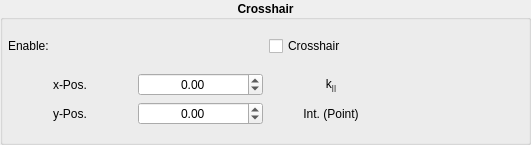
<?xml version="1.0" encoding="UTF-8"?>
<ui version="4.0">
 <class>crosshair</class>
 <widget class="QWidget" name="crosshair">
  <property name="geometry">
   <rect>
    <x>0</x>
    <y>0</y>
    <width>531</width>
    <height>145</height>
   </rect>
  </property>
  <property name="font">
   <font>
    <weight>75</weight>
    <bold>true</bold>
   </font>
  </property>
  <property name="windowTitle">
   <string>Form</string>
  </property>
  <layout class="QHBoxLayout" name="horizontalLayout_2">
   <property name="leftMargin">
    <number>0</number>
   </property>
   <property name="topMargin">
    <number>0</number>
   </property>
   <property name="rightMargin">
    <number>0</number>
   </property>
   <property name="bottomMargin">
    <number>0</number>
   </property>
   <item>
    <widget class="QGroupBox" name="groupbox">
     <property name="font">
      <font>
       <weight>75</weight>
       <italic>false</italic>
       <bold>true</bold>
      </font>
     </property>
     <property name="title">
      <string>Crosshair</string>
     </property>
     <property name="alignment">
      <set>Qt::AlignCenter</set>
     </property>
     <layout class="QVBoxLayout" name="layout">
      <property name="leftMargin">
       <number>5</number>
      </property>
      <property name="topMargin">
       <number>5</number>
      </property>
      <property name="rightMargin">
       <number>5</number>
      </property>
      <property name="bottomMargin">
       <number>5</number>
      </property>
      <item>
       <layout class="QHBoxLayout" name="top_layout">
        <item>
         <widget class="QLabel" name="enable_label">
          <property name="font">
           <font>
            <weight>50</weight>
            <italic>false</italic>
            <bold>false</bold>
           </font>
          </property>
          <property name="text">
           <string>Enable:</string>
          </property>
         </widget>
        </item>
        <item>
         <widget class="QCheckBox" name="enable_crosshair_checkbox">
          <property name="font">
           <font>
            <weight>50</weight>
            <italic>false</italic>
            <bold>false</bold>
           </font>
          </property>
          <property name="text">
           <string>Crosshair</string>
          </property>
         </widget>
        </item>
       </layout>
      </item>
      <item>
       <layout class="QGridLayout" name="bottom_layout">
        <item row="1" column="1">
         <widget class="QDoubleSpinBox" name="y_spinbox">
          <property name="font">
           <font>
            <weight>50</weight>
            <bold>false</bold>
           </font>
          </property>
          <property name="alignment">
           <set>Qt::AlignCenter</set>
          </property>
          <property name="correctionMode">
           <enum>QAbstractSpinBox::CorrectToNearestValue</enum>
          </property>
          <property name="keyboardTracking">
           <bool>false</bool>
          </property>
          <property name="minimum">
           <double>-10.000000000000000</double>
          </property>
          <property name="maximum">
           <double>10.000000000000000</double>
          </property>
          <property name="singleStep">
           <double>0.020000000000000</double>
          </property>
         </widget>
        </item>
        <item row="0" column="2">
         <widget class="QLabel" name="distance_label">
          <property name="font">
           <font>
            <weight>50</weight>
            <bold>false</bold>
           </font>
          </property>
          <property name="text">
           <string>&lt;html&gt;&lt;head/&gt;&lt;body&gt;&lt;p&gt;k&lt;span style=&quot;vertical-align:sub;&quot;&gt;||&lt;/span&gt;&lt;/p&gt;&lt;/body&gt;&lt;/html&gt;</string>
          </property>
          <property name="alignment">
           <set>Qt::AlignCenter</set>
          </property>
         </widget>
        </item>
        <item row="1" column="2">
         <widget class="QLabel" name="point_label">
          <property name="font">
           <font>
            <weight>50</weight>
            <bold>false</bold>
           </font>
          </property>
          <property name="text">
           <string>Int. (Point)</string>
          </property>
          <property name="alignment">
           <set>Qt::AlignCenter</set>
          </property>
         </widget>
        </item>
        <item row="0" column="0">
         <widget class="QLabel" name="x_label">
          <property name="font">
           <font>
            <weight>50</weight>
            <bold>false</bold>
           </font>
          </property>
          <property name="text">
           <string>x-Pos.</string>
          </property>
          <property name="alignment">
           <set>Qt::AlignCenter</set>
          </property>
         </widget>
        </item>
        <item row="1" column="0">
         <widget class="QLabel" name="y_label">
          <property name="font">
           <font>
            <weight>50</weight>
            <bold>false</bold>
           </font>
          </property>
          <property name="text">
           <string>y-Pos.</string>
          </property>
          <property name="alignment">
           <set>Qt::AlignCenter</set>
          </property>
         </widget>
        </item>
        <item row="0" column="1">
         <widget class="QDoubleSpinBox" name="x_spinbox">
          <property name="font">
           <font>
            <weight>50</weight>
            <bold>false</bold>
           </font>
          </property>
          <property name="alignment">
           <set>Qt::AlignCenter</set>
          </property>
          <property name="correctionMode">
           <enum>QAbstractSpinBox::CorrectToNearestValue</enum>
          </property>
          <property name="keyboardTracking">
           <bool>false</bool>
          </property>
          <property name="minimum">
           <double>-10.000000000000000</double>
          </property>
          <property name="maximum">
           <double>10.000000000000000</double>
          </property>
          <property name="singleStep">
           <double>0.020000000000000</double>
          </property>
         </widget>
        </item>
        <item row="0" column="3">
         <widget class="QLabel" name="distance_value">
          <property name="font">
           <font>
            <weight>50</weight>
            <bold>false</bold>
           </font>
          </property>
          <property name="text">
           <string/>
          </property>
          <property name="alignment">
           <set>Qt::AlignCenter</set>
          </property>
         </widget>
        </item>
        <item row="1" column="3">
         <widget class="QLabel" name="point_value">
          <property name="font">
           <font>
            <weight>50</weight>
            <bold>false</bold>
           </font>
          </property>
          <property name="text">
           <string/>
          </property>
          <property name="alignment">
           <set>Qt::AlignCenter</set>
          </property>
         </widget>
        </item>
       </layout>
      </item>
     </layout>
    </widget>
   </item>
  </layout>
 </widget>
 <resources/>
 <connections/>
</ui>
